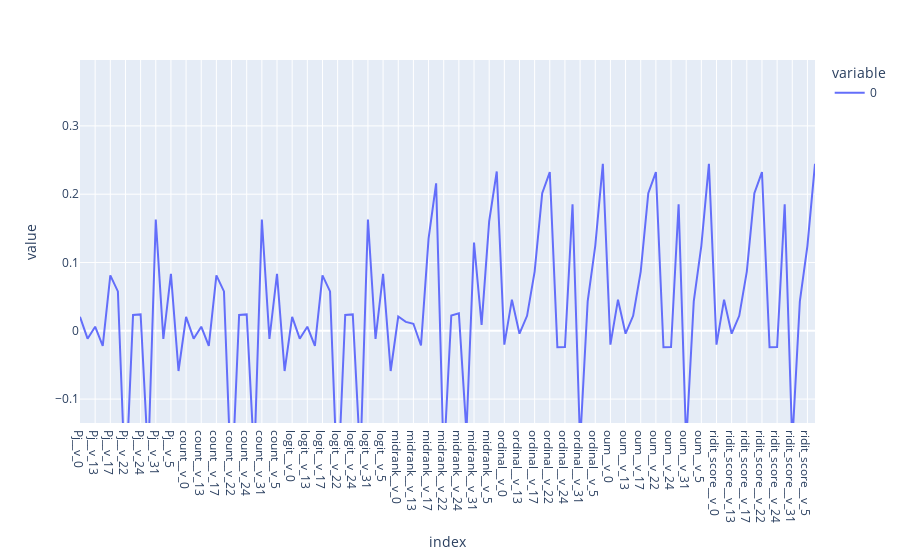

This figure's notebook cell:
### Code cell
# reports
ordinal_proc_data.corrwith(final_data.target,method='kendall').sort_index().plot()

### Figure 1 — Plotly figure (JSON) as saved in the notebook; plotly's stock layout.template omitted (floating-point values rounded to 4 significant figures)
{"data": [{"hovertemplate": "variable=0<br>index=%{x}<br>value=%{y}<extra></extra>", "legendgroup": "0", "line": {"color": "#636efa", "dash": "solid"}, "marker": {"symbol": "circle"}, "mode": "lines", "name": "0", "orientation": "v", "showlegend": true, "type": "scatter", "x": ["Pj__v_0", "Pj__v_10", "Pj__v_13", "Pj__v_15", "Pj__v_17", "Pj__v_19", "Pj__v_22", "Pj__v_23", "Pj__v_24", "Pj__v_29", "Pj__v_31", "Pj__v_33", "Pj__v_5", "Pj__v_6", "count__v_0", "count__v_10", "count__v_13", "count__v_15", "count__v_17", "count__v_19", "count__v_22", "count__v_23", "count__v_24", "count__v_29", "count__v_31", "count__v_33", "count__v_5", "count__v_6", "logit__v_0", "logit__v_10", "logit__v_13", "logit__v_15", "logit__v_17", "logit__v_19", "logit__v_22", "logit__v_23", "logit__v_24", "logit__v_29", "logit__v_31", "logit__v_33", "logit__v_5", "logit__v_6", "midrank__v_0", "midrank__v_10", "midrank__v_13", "midrank__v_15", "midrank__v_17", "midrank__v_19", "midrank__v_22", "midrank__v_23", "midrank__v_24", "midrank__v_29", "midrank__v_31", "midrank__v_33", "midrank__v_5", "midrank__v_6", "ordinal__v_0", "ordinal__v_10", "ordinal__v_13", "ordinal__v_15", "ordinal__v_17", "ordinal__v_19", "ordinal__v_22", "ordinal__v_23", "ordinal__v_24", "ordinal__v_29", "ordinal__v_31", "ordinal__v_33", "ordinal__v_5", "ordinal__v_6", "oum__v_0", "oum__v_10", "oum__v_13", "oum__v_15", "oum__v_17", "oum__v_19", "oum__v_22", "oum__v_23", "oum__v_24", "oum__v_29", "oum__v_31", "oum__v_33", "oum__v_5", "oum__v_6", "ridit_score__v_0", "ridit_score__v_10", "ridit_score__v_13", "ridit_score__v_15", "ridit_score__v_17", "ridit_score__v_19", "ridit_score__v_22", "ridit_score__v_23", "ridit_score__v_24", "ridit_score__v_29", "ridit_score__v_31", "ridit_score__v_33", "ridit_score__v_5", "ridit_score__v_6"], "xaxis": "x", "y": [0.0204, -0.01155, 0.00596, -0.02212, 0.08121, 0.05772, -0.2339, 0.02327, 0.02402, -0.1887, 0.1629, -0.01202, 0.08346, -0.05888, 0.0204, -0.01155, 0.00596, -0.02212, 0.08121, 0.05772, -0.2339, 0.02327, 0.02402, -0.1887, 0.1629, -0.01202, 0.08346, -0.05888, 0.0204, -0.01155, 0.00596, -0.02212, 0.08121, 0.05772, -0.2339, 0.02327, 0.02402, -0.1887, 0.1629, -0.01202, 0.08346, -0.05888, 0.02095, 0.01305, 0.01026, -0.02148, 0.1349, 0.2159, -0.1908, 0.02234, 0.02558, -0.1486, 0.1293, 0.008663, 0.1604, 0.2333, -0.02024, 0.04553, -0.004228, 0.02193, 0.08664, 0.2016, 0.2324, -0.02408, -0.02377, 0.1852, -0.1645, 0.04295, 0.1245, 0.2445, -0.02024, 0.04553, -0.004228, 0.02193, 0.08664, 0.2016, 0.2324, -0.02408, -0.02377, 0.1852, -0.1645, 0.04295, 0.1245, 0.2445, -0.02024, 0.04553, -0.004228, 0.02193, 0.08664, 0.2016, 0.2324, -0.02408, -0.02377, 0.1852, -0.1645, 0.04295, 0.1245, 0.2445], "yaxis": "y"}], "layout": {"autosize": true, "legend": {"title": {"text": "variable"}, "tracegroupgap": 0}, "margin": {"t": 60}, "xaxis": {"anchor": "y", "autorange": true, "domain": [0, 1], "range": [0, 97], "title": {"text": "index"}, "type": "category"}, "yaxis": {"anchor": "x", "autorange": false, "domain": [0, 1], "range": [-0.135, 0.3965], "title": {"text": "value"}, "type": "linear"}}}
